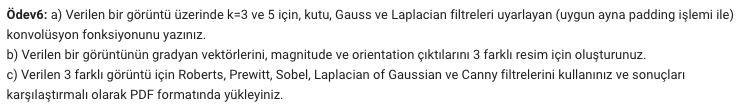
#> input picture Homework6/Odev6.png, 745 x 109 px
$ python -i main.py   (imports and definitions only)
#> lines starting #> are read from the running program, lines starting #| are printed output that depends on the picture
import numpy as np
import matplotlib.pyplot as plt
from skimage import data, io, color, util
from skimage.filters import gaussian, laplace
from skimage.filters import roberts, prewitt, sobel, sobel_v, sobel_h
from skimage.feature import canny
from scipy import ndimage as ndi
import os

OUTPUT_DIR = "outputs"

# [1 line not run here, left out]

# [37 lines left out: functions apply_convolution, calculate_gradients, not called in this run]

def apply_edge_detectors(image, log_sigma=1.0, canny_sigma=1.0):
    if image.ndim > 2:
        image = color.rgb2gray(image)
    image = util.img_as_float(image)

    edges = {}
    edges['Roberts'] = roberts(image)
    edges['Prewitt'] = prewitt(image)
    edges['Sobel'] = sobel(image)

    im_gaussian = gaussian(image, sigma=log_sigma)
    edges['LoG (Sigma={})'.format(log_sigma)] = laplace(im_gaussian)

    edges['Canny (Sigma={})'.format(canny_sigma)] = canny(image, sigma=canny_sigma)

    return edges

# [49 lines left out: function plot_comparison, not called in this run]

image_names = ['camera', 'moon', 'coins']
images_to_process = {name: getattr(data, name)() for name in image_names}
#> images_to_process = 3 items

# a
# [85 lines not run here, left out]

>>> import cv2
>>> picture = cv2.cvtColor(cv2.imread('Odev6.png'), cv2.COLOR_BGR2RGB)
#> picture is the input picture: shape (109, 745, 3); min 33, max 255, mean 236.7
>>> result = apply_edge_detectors(picture)
#> in apply_edge_detectors, `im_gaussian = gaussian(image, sigma=log_sigma)`:
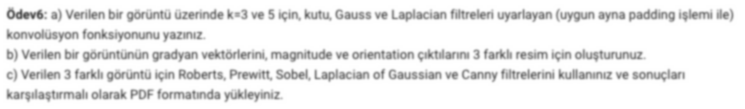
#> im_gaussian: shape (109, 745) float64; min 0.345, max 1, mean 0.928
#> result = 5 items
